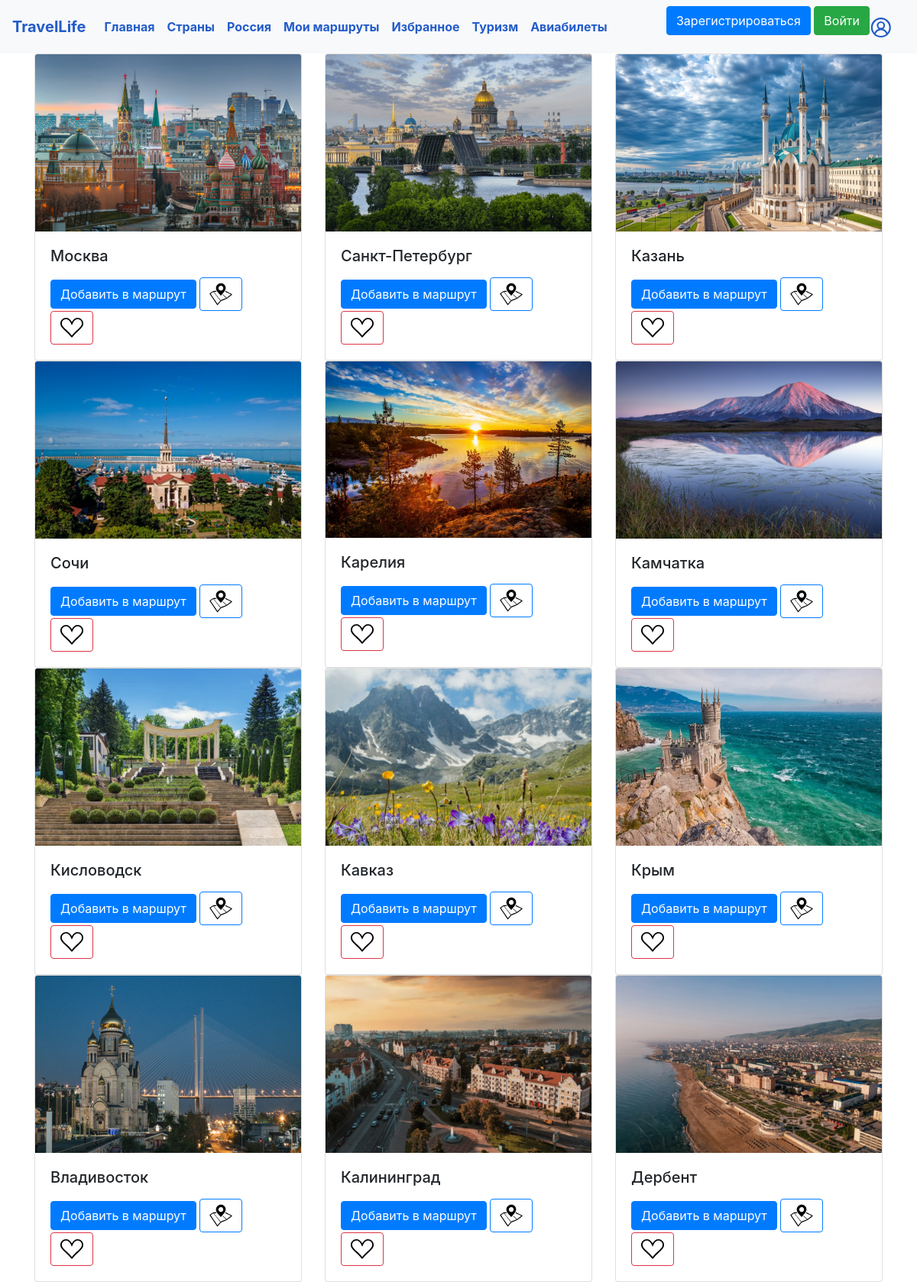
The page /russian_cities on the database its author committed.
### data/russian_cities.py (models this page shows)
class RussianCity(SqlAlchemyBase, UserMixin):
    __tablename__ = 'russian_cities'
    id = sqlalchemy.Column(sqlalchemy.Integer,
                           primary_key=True, autoincrement=True)
    city = sqlalchemy.Column(sqlalchemy.String, nullable=True)
    subject = sqlalchemy.Column(sqlalchemy.String, nullable=True)
    tourism = sqlalchemy.Column(sqlalchemy.String, nullable=True)

### main.py (the view)
@app.route('/russian_cities')
def russian_cities():
    con = sqlite3.connect('db/travel.db')
    cur = con.cursor()
    result = cur.execute(f"""SELECT city FROM russian_cities""").fetchall()
    con.close()
    cities = [i[0] for i in result]
    return render_template('russian_cities.html', title='Россия', cities=cities)

### templates/russian_cities.html (shortened to what this page needs)
{% extends "base.html" %}
{% block content %}
<div class="row row-cols-1 row-cols-md-3 g-4">
    {% for city in cities %}
  <div class="col">
<div class="card h-100">
  <img src="/static/img/{{city}}.png" class="card-img-top" alt="картинка не нашлась(">
  <div class="card-body">
    <h5 class="card-title">{{city}}</h5>
    <a href='/add_to_plan/russian_cities/{{city}}' class="btn btn-primary" >Добавить в маршрут</a>
      <a href="/map/russian_cities/{{city}}" class="btn btn-outline-primary">
          <img src="/static/img/map.svg" width="30" height="30" alt="">
      </a>
    <a href="/add_to_liked_city/russian_cities/{{city}}" class="btn btn-outline-danger">
        <img src="/static/img/heart.svg" width="30" height="30" alt="">
    </a>
  </div>
  </div>
</div>
    {% endfor %}
{% endblock %}

### templates/base.html (shortened to what this page needs)
<!DOCTYPE html>
 <html lang="en">
 <head>
     <link rel="stylesheet"
           href="https://stackpath.bootstrapcdn.com/bootstrap/4.4.1/css/bootstrap.min.css"
>
 </head>
 <body>
 <link rel="stylesheet" type="text/css" href="/static/css/base.css" />
 <header>
     <nav class="navbar navbar-expand-lg navbar-light bg-light">
  <a class="navbar-brand" href="/"><strong>TravelLife</strong></a>
  <div class="collapse navbar-collapse" id="navbarSupportedContent">
    <ul class="navbar-nav mr-auto">
      <li class="nav-item active">
        <a class="nav-link" href="/"><strong>Главная</strong> <span class="sr-only">(current)</span></a>
      </li>
      <li class="nav-item active">
        <a class="nav-link" href="/countries"><strong>Страны</strong></a>
      </li>
      <li class="nav-item active">
        <a class="nav-link" href="/russian_cities"><strong>Россия</strong></a>
      </li>
        <li class="nav-item active">
        <a class="nav-link" href="/my_plans"><strong>Мои маршруты</strong></a>
      </li>
        <li class="nav-item active">
        <a class="nav-link" href="/liked"><strong>Избранное</strong></a>
      </li>
      <li class="nav-item active">
        <a class="nav-link" href="/tourism"><strong>Туризм</strong></a>
      </li>
      <li class="nav-item active">
        <a class="nav-link" href="/fly"><strong>Авиабилеты</strong></a>
      </li>
    </ul>
       {% if current_user.is_authenticated %}
      <a class="navbar-brand pull-right"><strong>{{ current_user.name }}</strong></a>
        {% else %}
            <p>
                <a class="btn btn-primary " href="/register">Зарегистрироваться</a>
                <a class="btn btn-success" href="/login">Войти</a>
            </p>
{% endif %}
      <a class="navbar-brand pull-right" href="/my_profile">
            <img src="/static/img/profile2.svg" width="30" height="30" alt="">
        </a>
  </div>
</nav>
 </header>
 <main role="main" class="container">
     {% block content %}{% endblock %}
 </main>
 </body>
 </html>

### static/css/base.css (style rules this page uses)
strong { color: #235cc9 }

### rows shown on the page
RussianCity: city (picture), city "Москва"
RussianCity: city (picture), city "Санкт-Петербург"
RussianCity: city (picture), city "Казань"
RussianCity: city (picture), city "Сочи"
RussianCity: city (picture), city "Карелия"
RussianCity: city (picture), city "Камчатка"
RussianCity: city (picture), city "Кисловодск"
RussianCity: city (picture), city "Кавказ"
RussianCity: city (picture), city "Крым"
RussianCity: city (picture), city "Владивосток"
RussianCity: city (picture), city "Калининград"
RussianCity: city (picture), city "Дербент"
